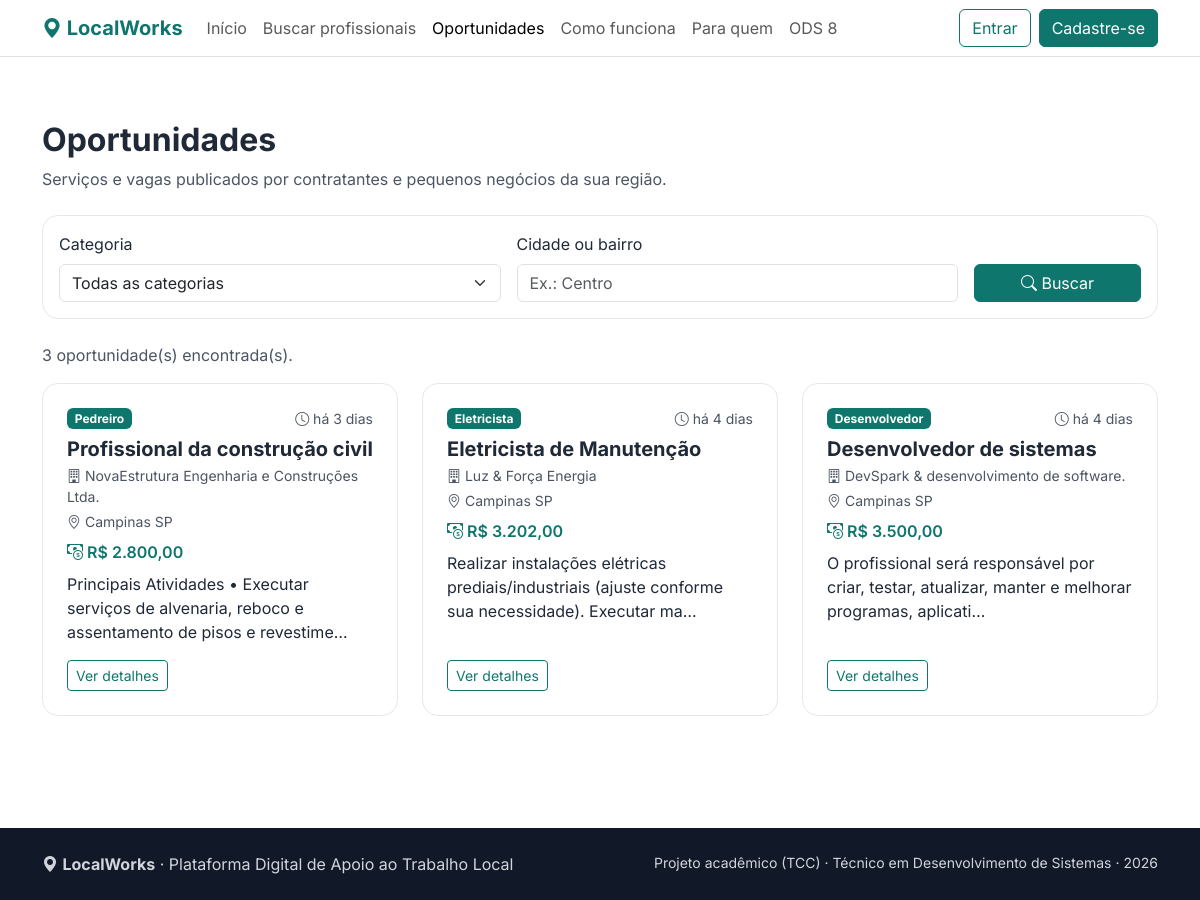
Before: /oportunidades.php with the older database file.
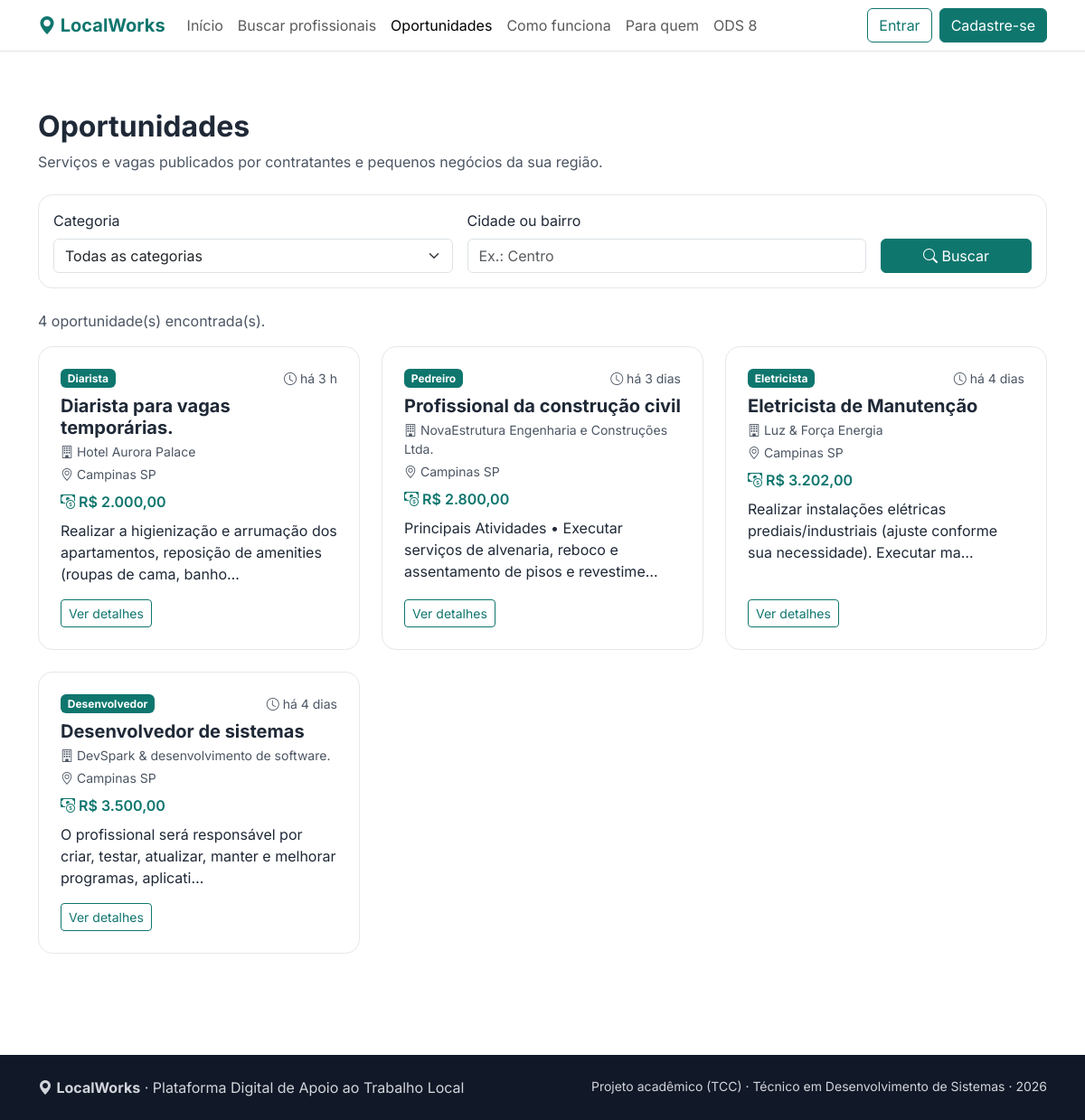
After: the same page with the newer database file.
### tables this page shows
CREATE TABLE `oportunidade` (
  `id_oportunidade` int(10) UNSIGNED NOT NULL,
  `titulo` varchar(100) NOT NULL,
  `descricao` text DEFAULT NULL,
  `localizacao` varchar(100) DEFAULT NULL,
  `valor_proposto` decimal(10,2) DEFAULT NULL,
  `publicada` tinyint(1) NOT NULL DEFAULT 1,
  `data_publicacao` datetime NOT NULL DEFAULT current_timestamp(),
  `id_contratante` int(10) UNSIGNED NOT NULL,
  `id_categoria` int(10) UNSIGNED NOT NULL
);

CREATE TABLE `categoria` (
  `id_categoria` int(10) UNSIGNED NOT NULL,
  `nome` varchar(100) NOT NULL,
  `descricao` text DEFAULT NULL,
  `aprovada` tinyint(1) NOT NULL DEFAULT 0
);

CREATE TABLE `contratante` (
  `id_contratante` int(10) UNSIGNED NOT NULL,
  `cnpj` varchar(18) DEFAULT NULL,
  `empresa` varchar(100) DEFAULT NULL
);

### src/Conexao.php (called while the page is built, shortened)
<?php
final class Conexao
{
    private static ?PDO $pdo = null;
    public static function obter(): PDO
    {
        if (self::$pdo instanceof PDO) {
            return self::$pdo;
        }
        $host = '127.0.0.1';
        $porta = '3306';
        $banco = 'LocalWorks_DB';
        $usuario = 'root';
        $senha = '';
        $dsn = "mysql:host={$host};port={$porta};dbname={$banco};charset=utf8mb4";
        self::$pdo = new PDO($dsn, $usuario, $senha, [
            PDO::ATTR_ERRMODE => PDO::ERRMODE_EXCEPTION,
            PDO::ATTR_DEFAULT_FETCH_MODE => PDO::FETCH_ASSOC,
            PDO::ATTR_EMULATE_PREPARES => false,
        ]);
        return self::$pdo;
    }
}

### src/Oportunidades.php (called while the page is built, shortened)
<?php
require_once __DIR__ . '/Conexao.php';
final class Oportunidades
{
    public static function buscar(int $idCategoria, string $local): array
    {
        $sql = '
            SELECT
                o.id_oportunidade,
                o.titulo,
                o.descricao,
                o.localizacao,
                o.valor_proposto,
                o.data_publicacao,
                c.nome AS categoria,
                ct.empresa
            FROM oportunidade o
            INNER JOIN categoria c
                ON c.id_categoria = o.id_categoria
            INNER JOIN contratante ct
                ON ct.id_contratante = o.id_contratante
            WHERE o.publicada = 1
        ';
        $params = [];
        $sql .= ' ORDER BY o.id_oportunidade DESC LIMIT 50';
        $stmt = Conexao::obter()->prepare($sql);
        $stmt->execute($params);
        return $stmt->fetchAll();
    }
}

### includes/iniciar.php (called while the page is built, shortened)
<?php
require_once __DIR__ . '/../src/Conexao.php';
require_once __DIR__ . '/../src/Painel.php';
require_once __DIR__ . '/../src/Oportunidades.php';
function e(mixed $texto): string
{
    return htmlspecialchars((string) $texto, ENT_QUOTES, 'UTF-8');
}
function formatarValor(mixed $valor): string
{
    return 'R$ ' . number_format((float) $valor, 2, ',', '.');
}
function tempoDecorrido(?string $data): string
{
    try {
        $agora = new DateTimeImmutable('now');
        $inicio = new DateTimeImmutable($data);
    } catch (Throwable $ex) {
        return '';
    }
    $seg = $agora->getTimestamp() - $inicio->getTimestamp();
    if ($seg < 86400) {
        return 'há ' . intdiv($seg, 3600) . ' h';
    }
    $dias = intdiv($seg, 86400);
    if ($dias < 30) {
        return 'há ' . $dias . ($dias === 1 ? ' dia' : ' dias');
    }
    return 'em ' . $inicio->format('d/m/Y');
}

### public/oportunidades.php (the view, shortened to what the changed rows need)
<?php
require_once __DIR__ . '/../includes/iniciar.php';
$idCategoria = (int) ($_GET['categoria'] ?? 0);
$local = trim((string) ($_GET['local'] ?? ''));
$erro = '';
try {
    $oportunidades = Oportunidades::buscar($idCategoria, $local);
} catch (Throwable $ex) {
    error_log('oportunidades.php: ' . $ex->getMessage());
    $erro = 'Não foi possível carregar as oportunidades agora.';
}
require_once __DIR__ . '/../includes/cabecalho.php';
?>
<section class="secao">
    <div class="container">
        <h1 class="h2 fw-bold mb-2">Oportunidades</h1>
        <p class="text-secondary mb-4">
            Serviços e vagas publicados por contratantes e pequenos negócios da sua região.
        </p>
        <form method="get" action="oportunidades.php" class="cartao p-3 mb-4">
            <div class="row g-3 align-items-end">
            </div>
        </form>
        <?php if ($erro): ?>
            <div class="alert alert-danger" role="alert"><?= e($erro) ?></div>
        <?php elseif (!$oportunidades): ?>
            <p class="text-secondary">Nenhuma oportunidade encontrada com esses filtros.</p>
        <?php else: ?>
            <p class="text-secondary">
                <?= count($oportunidades) ?> oportunidade(s) encontrada(s).
            </p>
            <div class="row g-4">
                <?php
                $hTag = 'h2';
                foreach ($oportunidades as $o) {
                    include __DIR__ . '/../includes/cartao_proposta.php';
                }
                ?>
            </div>
        <?php endif; ?>
    </div>
</section>
<?php require_once __DIR__ . '/../includes/rodape.php'; ?>

### includes/cartao_proposta.php
<?php
$hTag = $hTag ?? 'h3';
?>
<div class="col-md-6 col-lg-4">
    <div class="cartao bg-white h-100 p-4 d-flex flex-column">
        <div class="d-flex justify-content-between align-items-start gap-2 mb-2">
            <span class="badge text-bg-primary"><?= e($o['categoria']) ?></span>
            <span class="small text-secondary text-nowrap">
                <i class="bi bi-clock"></i>
                <?= e(tempoDecorrido($o['data_publicacao'] ?? null)) ?>
            </span>
        </div>
        <<?= $hTag ?> class="h5 fw-bold mb-1"><?= e($o['titulo']) ?></<?= $hTag ?>>
        <p class="small text-secondary mb-1">
            <i class="bi bi-building"></i> <?= e($o['empresa'] ?: 'Contratante') ?>
        </p>
        <p class="small text-secondary mb-2">
            <i class="bi bi-geo-alt"></i> <?= e($o['localizacao'] ?: 'Local não informado') ?>
        </p>
        <p class="fw-semibold text-primary mb-2">
            <i class="bi bi-cash-coin"></i> <?= e(formatarValor($o['valor_proposto'] ?? null)) ?>
        </p>
        <p class="mb-3">
            <?= e(mb_strimwidth((string) $o['descricao'], 0, 100, '…')) ?>
        </p>
        <a class="btn btn-outline-primary btn-sm mt-auto align-self-start"
           href="oportunidade_detalhe.php?id=<?= (int) $o['id_oportunidade'] ?>">
            Ver detalhes
        </a>
    </div>
</div>

Changed rows visible on the page:
added oportunidade: id_categoria.nome "Diarista", data_publicacao "há 3 h", titulo "Diarista para vagas temporárias.", id_contratante.empresa "Hotel Aurora Palace", localizacao "Campinas SP", valor_proposto "R$ 2.000,00", descricao "Realizar a higienização e arrumação dos apartamentos, reposição de amenities (roupas de cama, banho…"
Other visible differences:
count($oportunidades): "3" → "4"
